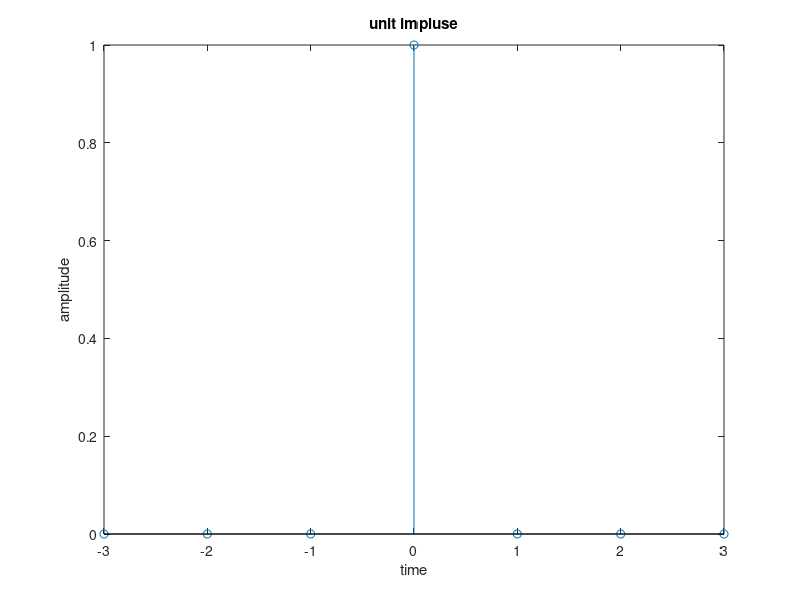

This chart was generated by the following MATLAB code:
clear all;
close all
t=-3:3
a=[zeros(1,3),ones(1,1),zeros(1,3)]
stem(t,a)
xlabel('time')
ylabel('amplitude')
title('unit impluse')